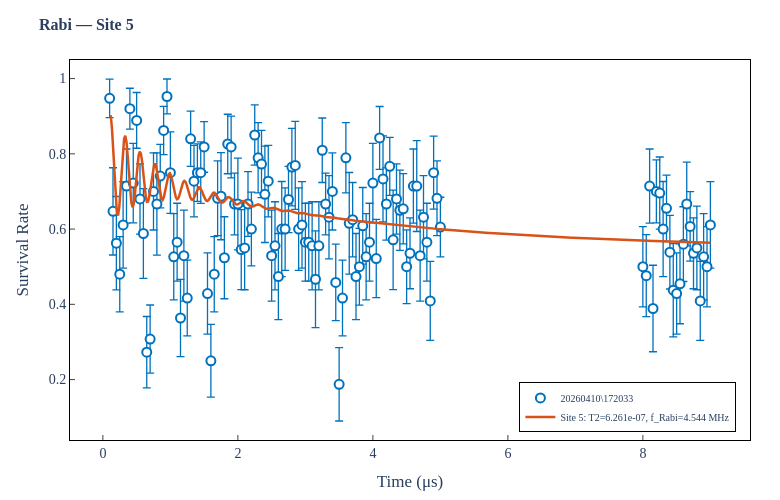

The cell this chart's notebook holds for it:
### Markdown cell above
## Single-site Rabi oscillation

### Code cell
# Rabi oscillation for a single site
site_idx = 5  # <-- change this to pick a different site

x = scan_params.copy()
y_site = p11_sr[site_idx].copy()
sem_site = p11_sem_sr[site_idx].copy()

# Drop NaN/Inf points (no data for those scan params)
valid = np.isfinite(x) & np.isfinite(y_site)
x, y_site, sem_site = x[valid], y_site[valid], sem_site[valid]

# Fit T1/T2 model to this site
f_rabi_guess = 5e6
T_g = 1.0 / f_rabi_guess

p0 = [0.5, 0.5, (x.max()-x.min()), 0.4, T_g, (x.max()-x.min())/2, 0.0]
lb = [0,   -1, 1e-15, 0.05, T_g/5,  1e-15, -2*np.pi]
ub = [1.5,  1, np.inf, 1,   T_g*5,  np.inf, 2*np.pi]

use_sigma = np.all(np.isfinite(sem_site) & (sem_site > 0))

try:
    popt, pcov = curve_fit(rabi_T1T2_model, x, y_site, p0=p0, bounds=(lb, ub),
                           sigma=sem_site if use_sigma else None,
                           maxfev=20000)
    perr = np.sqrt(np.diag(pcov))
    x_fit = np.linspace(x.min(), x.max(), 500)
    y_fit = rabi_T1T2_model(x_fit, *popt)

    names = ['y_inf', 'B', 'T1', 'A', 'T', 'T2', 'phi']
    for n, v, e in zip(names, popt, perr):
        print(f'  {n:>5s} = {v:.4g}  +/- {e:.4g}')
    print(f'  Rabi freq = {1/popt[4]/1e6:.4g} MHz')

    fit_label = f'Site {site_idx}: T2={popt[5]:.4g}, f_Rabi={1/popt[4]/1e6:.3f} MHz'
    fig = plotting.plot_rabi_interactive(x, y_site, sem_site, x_fit, y_fit, fit_label,
                                          xlabel='Time (s)', title=f'Rabi — Site {site_idx}',
                                          data_path=matPath)
    fig.show()
except Exception as e:
    # Plot without fit
    print(f'Fit failed for site {site_idx}: {e}')
    fig = plotting.plot_scan_interactive(x, y_site, sem_site,
                                          xlabel='Time (s)', ylabel='Survival Rate',
                                          title=f'Rabi — Site {site_idx}', data_path=matPath)
    fig.show()

### Figure 1 — Plotly figure (JSON) as saved in the notebook; plotly's stock layout.template omitted (floating-point values rounded to 4 significant figures; data arrays with more than 128 entries replaced by an {"elided": "..."} marker saying what was removed)
{"data": [{"error_y": {"array": [0.05123, 0.1159, 0.124, 0.09992, 0.1149, 0.09858, 0.05426, 0.1056, 0.07407, 0.0933, 0.1194, 0.09495, 0.09052, 0.1025, 0.1361, 0.08434, 0.06403, 0.04647, 0.1083, 0.1145, 0.1034, 0.1026, 0.1211, 0.1006, 0.07332, 0.09495, 0.07655, 0.08183, 0.06714, 0.108, 0.09682, 0.09992, 0.0993, 0.1159, 0.109, 0.07903, 0.08223, 0.08206, 0.1217, 0.1062, 0.1112, 0.08607, 0.09798, 0.07984, 0.09353, 0.08935, 0.128, 0.09495, 0.1211, 0.1171, 0.1145, 0.1265, 0.1095, 0.08826, 0.1029, 0.1169, 0.1095, 0.1149, 0.1034, 0.1034, 0.1171, 0.1288, 0.1171, 0.08569, 0.08206, 0.1107, 0.1025, 0.1017, 0.09758, 0.1006, 0.09353, 0.1349, 0.09882, 0.1145, 0.1021, 0.1018, 0.1145, 0.1034, 0.1056, 0.1042, 0.08365, 0.1142, 0.09623, 0.07722, 0.1323, 0.0933, 0.1067, 0.0933, 0.09806, 0.09425, 0.09858, 0.1207, 0.1211, 0.1107, 0.1034, 0.1048, 0.09682, 0.0993, 0.07929, 0.1066, 0.109, 0.09858, 0.1149, 0.08367, 0.09594, 0.1265, 0.08826, 0.09777, 0.124, 0.108, 0.1062, 0.09928, 0.1111, 0.0923, 0.09425, 0.1112, 0.1048, 0.1145, 0.1066, 0.1149], "color": "#0072BD", "thickness": 1.3, "type": "data", "visible": true}, "hovertemplate": "x = %{x:.5g}<br>y = %{y:.4f}<extra></extra>", "marker": {"color": "white", "line": {"color": "#0072BD", "width": 2}, "size": 9}, "mode": "markers", "name": "20260410\\172033", "type": "scatter", "x": [0.1, 0.15, 0.2, 0.25, 0.3, 0.35, 0.4, 0.45, 0.5, 0.55, 0.6, 0.65, 0.7, 0.75, 0.8, 0.85, 0.9, 0.95, 1.0, 1.05, 1.1, 1.15, 1.2, 1.25, 1.3, 1.35, 1.4, 1.45, 1.5, 1.55, 1.6, 1.65, 1.7, 1.75, 1.8, 1.85, 1.9, 1.95, 2.0, 2.05, 2.1, 2.15, 2.2, 2.25, 2.3, 2.35, 2.4, 2.45, 2.5, 2.55, 2.6, 2.65, 2.7, 2.75, 2.8, 2.85, 2.9, 2.95, 3.0, 3.05, 3.1, 3.15, 3.2, 3.25, 3.3, 3.35, 3.4, 3.45, 3.5, 3.55, 3.6, 3.65, 3.7, 3.75, 3.8, 3.85, 3.9, 3.95, 4.0, 4.05, 4.1, 4.15, 4.2, 4.25, 4.3, 4.35, 4.4, 4.45, 4.5, 4.55, 4.6, 4.65, 4.7, 4.75, 4.8, 4.85, 4.9, 4.95, 5.0, 8.0, 8.05, 8.1, 8.15, 8.2, 8.25, 8.3, 8.35, 8.4, 8.45, 8.5, 8.55, 8.6, 8.65, 8.7, 8.75, 8.8, 8.85, 8.9, 8.95, 9.0], "y": [0.9474, 0.6471, 0.5625, 0.48, 0.6111, 0.7143, 0.92, 0.7222, 0.8889, 0.68, 0.5882, 0.2727, 0.3077, 0.7, 0.6667, 0.7407, 0.8621, 0.9524, 0.75, 0.5263, 0.5652, 0.3636, 0.5294, 0.4167, 0.84, 0.7273, 0.75, 0.75, 0.8182, 0.4286, 0.25, 0.48, 0.6818, 0.6875, 0.5238, 0.8261, 0.8182, 0.6667, 0.6667, 0.5455, 0.55, 0.6667, 0.6, 0.85, 0.7895, 0.7727, 0.6923, 0.7273, 0.5294, 0.5556, 0.4737, 0.6, 0.6, 0.6786, 0.7647, 0.7692, 0.6, 0.6111, 0.5652, 0.5652, 0.5556, 0.4667, 0.5556, 0.8095, 0.6667, 0.6316, 0.7, 0.4583, 0.1875, 0.4167, 0.7895, 0.6154, 0.625, 0.4737, 0.5, 0.6087, 0.5263, 0.5652, 0.7222, 0.5217, 0.8421, 0.7333, 0.6667, 0.7667, 0.5714, 0.68, 0.65, 0.6538, 0.5, 0.5357, 0.7143, 0.7143, 0.5294, 0.6316, 0.5652, 0.4091, 0.75, 0.6818, 0.6053, 0.5, 0.4762, 0.7143, 0.3889, 0.7, 0.6957, 0.6, 0.6552, 0.5385, 0.4375, 0.4286, 0.4545, 0.56, 0.6667, 0.6071, 0.5357, 0.55, 0.4091, 0.5263, 0.5, 0.6111]}, {"hovertemplate": "x = %{x:.5g}<br>y_fit = %{y:.4f}<extra></extra>", "line": {"color": "#D95319", "width": 2.5}, "mode": "lines", "name": "Site 5: T2=6.261e-07, f_Rabi=4.544 MHz", "type": "scatter", "x": {"elided": "500 float values"}, "y": {"elided": "500 float values"}}], "layout": {"font": {"family": "STIX Two Text, STIXGeneral, Times New Roman, Georgia, serif", "size": 14}, "height": 500, "hovermode": "closest", "legend": {"bgcolor": "rgba(255,255,255,0.85)", "bordercolor": "black", "borderwidth": 1, "font": {"size": 10}, "x": 0.98, "xanchor": "right", "y": 0.02, "yanchor": "bottom"}, "margin": {"b": 60, "l": 70, "r": 30, "t": 60}, "paper_bgcolor": "white", "plot_bgcolor": "white", "title": {"font": {"size": 16}, "text": "<b>Rabi — Site 5</b>"}, "width": 780, "xaxis": {"linecolor": "black", "linewidth": 1, "mirror": true, "showgrid": false, "showline": true, "ticks": "inside", "title": {"text": "Time (μs)"}}, "yaxis": {"linecolor": "black", "linewidth": 1, "mirror": true, "showgrid": false, "showline": true, "ticks": "inside", "title": {"text": "Survival Rate"}}}}
